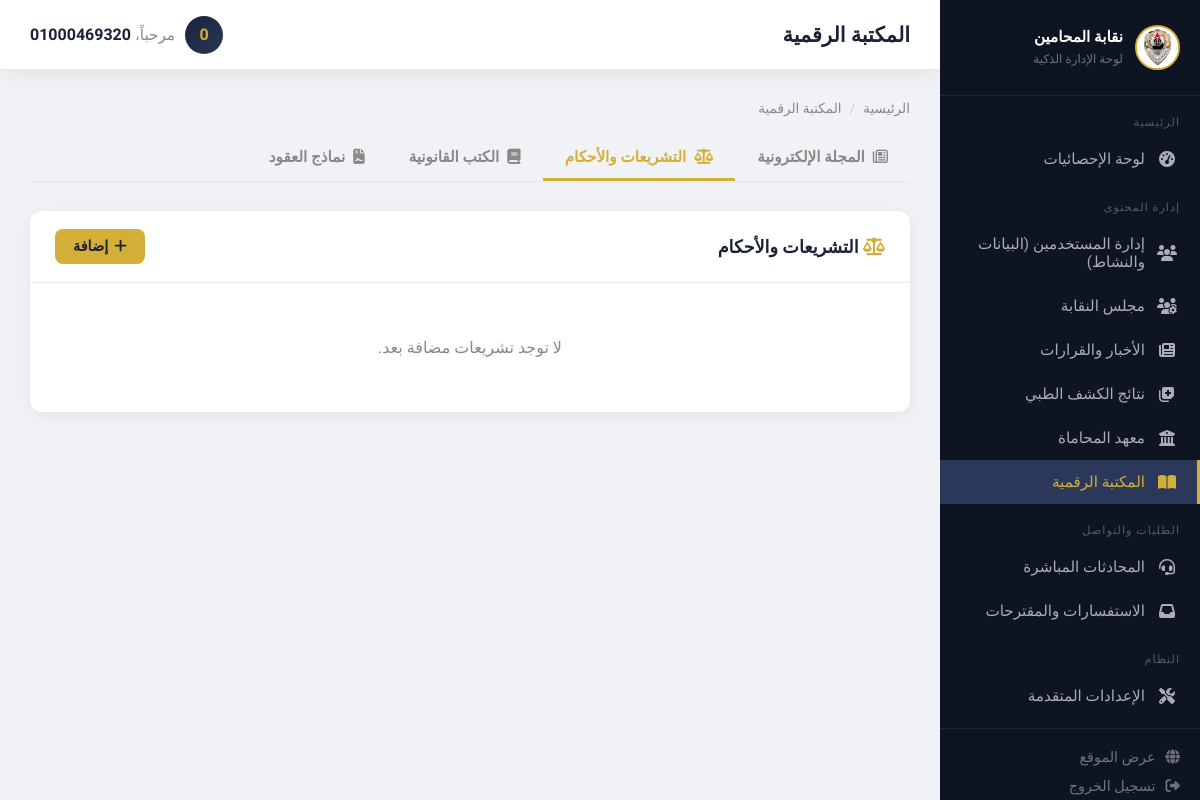
The app's page /dashboard/library/?section=legislations (signed in), older data.
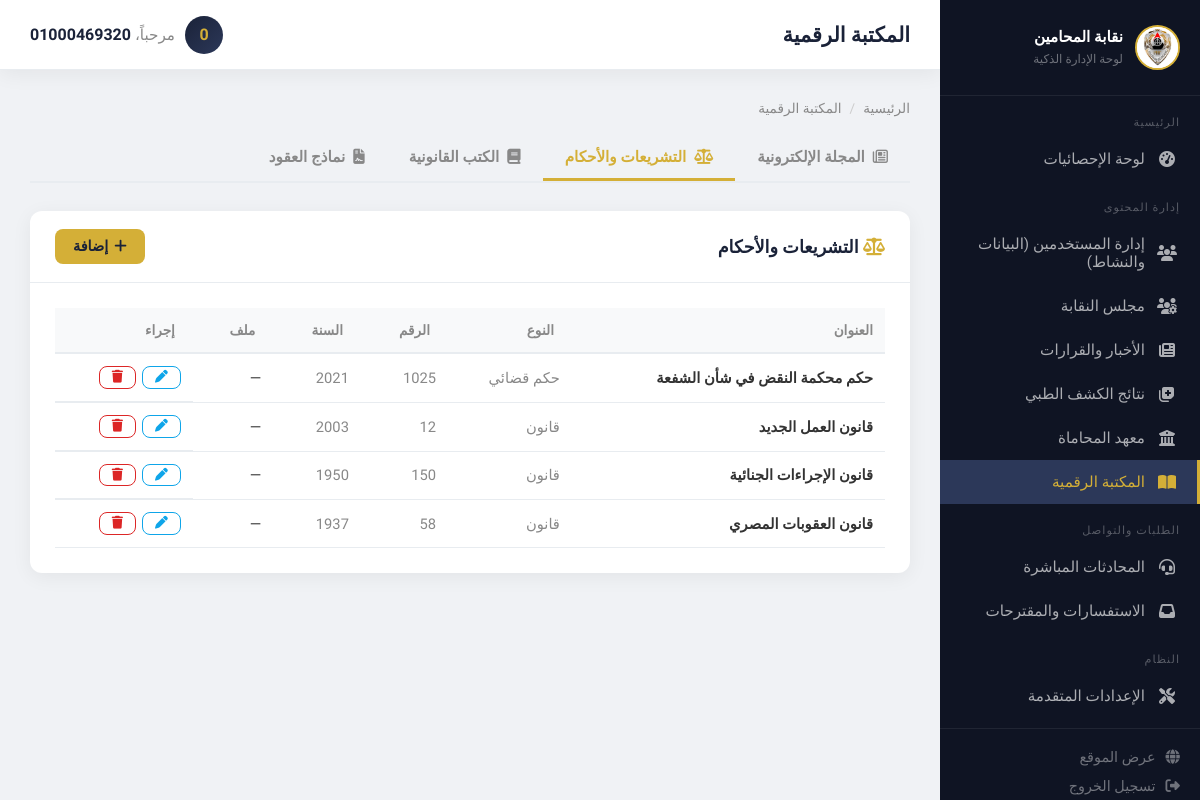
The same page, newer data.
### core/models.py (models this page shows, shortened)
class LibraryLegislation(models.Model):
    CATEGORY_CHOICES = [
        ('law',     'قانون'),
        ('decree',  'مرسوم / لائحة'),
        ('ruling',  'حكم قضائي'),
        ('circular','منشور / تعميم'),
        ('treaty',  'اتفاقية دولية'),
    ]
    title       = models.CharField(max_length=300, verbose_name="العنوان")
    category    = models.CharField(max_length=20, choices=CATEGORY_CHOICES, default='law', verbose_name="التصنيف")
    number      = models.CharField(max_length=100, blank=True, verbose_name="رقم القانون / الحكم")
    year        = models.CharField(max_length=10, blank=True, verbose_name="سنة الإصدار")
    description = models.TextField(blank=True, verbose_name="نبذة")
    file        = models.FileField(upload_to='library/legislation/', blank=True, null=True, verbose_name="ملف PDF")
    external_url= models.URLField(blank=True, max_length=800, verbose_name="رابط خارجي")
    is_active   = models.BooleanField(default=True, verbose_name="منشور")
    created_at  = models.DateTimeField(auto_now_add=True)
    class Meta:
        verbose_name = "تشريع / حكم"
        verbose_name_plural = "بوابة التشريعات والأحكام"
        ordering = ['-year', '-created_at']

### core/views.py (the view)
# urls.py: path('dashboard/library/', views.dashboard_library, name='dashboard_library'),
@user_passes_test(is_admin, login_url='/dashboard/login/')
def dashboard_library(request):
    section = request.GET.get('section', 'journals')
    sections = [
        ('journals', 'المجلة الإلكترونية', 'fa-regular fa-newspaper'),
        ('legislations', 'التشريعات والأحكام', 'fa-solid fa-scale-balanced'),
        ('books', 'الكتب القانونية', 'fa-solid fa-book'),
        ('contracts', 'نماذج العقود', 'fa-solid fa-file-contract'),
    ]
    ctx = {
        'section': section,
        'sections': sections,
        'journals':     LibraryJournal.objects.all(),
        'legislations': LibraryLegislation.objects.all(),
        'books':        LibraryBook.objects.all(),
        'contracts':    LibraryContract.objects.all(),
    }
    return render(request, 'dashboard/library.html', ctx)

### templates/dashboard/library.html (shortened to what this page needs)
{% extends 'dashboard/base.html' %}
{% block page_title %}المكتبة الرقمية{% endblock %}
{% block content %}
<div class="breadcrumb">
    <a href="{% url 'core:dashboard_home' %}">الرئيسية</a>
    <span class="sep">/</span> المكتبة الرقمية
</div>
<div style="display:flex;gap:0;border-bottom:2px solid var(--border);margin-bottom:28px;overflow-x:auto;">
    {% for s,label,icon in sections %}
    <a href="?section={{ s }}" style="display:flex;align-items:center;gap:8px;padding:12px 22px;font-weight:600;font-size:0.95rem;text-decoration:none;border-bottom:3px solid {% if section == s %}var(--gold){% else %}transparent{% endif %};color:{% if section == s %}var(--gold){% else %}var(--text-muted){% endif %};white-space:nowrap;transition:all .2s;">
        <i class="{{ icon }}"></i> {{ label }}
    </a>
    {% endfor %}
</div>
{% if section == 'journals' %}
<div class="card">
    <div class="card-header" style="display:flex;justify-content:space-between;align-items:center;">
        <h3><i class="fa-regular fa-newspaper" style="color:var(--gold);"></i> أعداد المجلة الإلكترونية</h3>
        <button onclick="document.getElementById('addJournalModal').style.display='flex'" class="btn btn-gold"><i class="fa-solid fa-plus"></i> إضافة عدد</button>
    </div>
    <div class="card-body">
        {% if journals %}
        <table style="width:100%;border-collapse:collapse;">
            <thead><tr style="background:var(--bg-dark);"><th style="padding:12px;text-align:right;">العنوان</th><th>العدد</th><th>التاريخ</th><th>ملف</th><th>الحالة</th><th>إجراء</th></tr></thead>
            <tbody>
            {% for j in journals %}
            <tr style="border-bottom:1px solid var(--border);">
                <td style="padding:12px;font-weight:600;">{{ j.title }}</td>
                <td style="padding:12px;color:var(--text-muted);">{{ j.issue_number|default:"—" }}</td>
                <td style="padding:12px;color:var(--text-muted);">{{ j.publish_date|default:"—" }}</td>
                <td style="padding:12px;">{% if j.file %}<a href="{{ j.file.url }}" target="_blank" class="btn btn-outline" style="padding:4px 12px;font-size:0.8rem;"><i class="fa-solid fa-download"></i></a>{% else %}—{% endif %}</td>
                <td style="padding:12px;"><span style="background:{% if j.is_active %}#dcfce7{% else %}#fef2f2{% endif %};color:{% if j.is_active %}#166534{% else %}#991b1b{% endif %};padding:3px 10px;border-radius:20px;font-size:0.8rem;">{% if j.is_active %}منشور{% else %}مخفي{% endif %}</span></td>
                <td style="padding:12px; display:flex; gap:6px;">
                    <a href="{% url 'core:dashboard_library_edit' 'journal' j.pk %}" class="btn btn-outline" style="padding:4px 12px;font-size:0.8rem;color:#0ea5e9;border-color:#0ea5e9;"><i class="fa-solid fa-pen"></i></a>
                    <form method="POST" action="{% url 'core:dashboard_library_delete' 'journal' j.pk %}" onsubmit="return confirm('هل أنت متأكد من الحذف؟')">{% csrf_token %}<button type="submit" class="btn btn-outline" style="padding:4px 12px;font-size:0.8rem;color:#dc2626;border-color:#dc2626;"><i class="fa-solid fa-trash"></i></button></form>
                </td>
            </tr>
            {% endfor %}
            </tbody>
        </table>
        {% else %}<p style="color:var(--text-muted);text-align:center;padding:30px;">لا توجد أعداد مضافة بعد.</p>{% endif %}
    </div>
</div>
<div id="addJournalModal" style="display:none;position:fixed;inset:0;background:rgba(0,0,0,.5);z-index:9999;align-items:center;justify-content:center;" onclick="if(event.target===this)this.style.display='none'">
    <div style="background:#fff;border-radius:16px;padding:32px;width:90%;max-width:540px;max-height:90vh;overflow-y:auto;">
        <h3 style="margin-bottom:24px;"><i class="fa-regular fa-newspaper" style="color:var(--gold);"></i> إضافة عدد جديد</h3>
        <form method="POST" action="{% url 'core:dashboard_library_add' 'journal' %}" enctype="multipart/form-data">
            {% csrf_token %}
            <div class="form-group"><label class="form-label">عنوان العدد *</label><input type="text" name="title" class="form-control" required></div>
            <div class="form-group"><label class="form-label">رقم العدد</label><input type="text" name="issue_number" class="form-control" placeholder="مثل: 15"></div>
            <div class="form-group"><label class="form-label">وصف العدد</label><textarea name="description" class="form-control" rows="3"></textarea></div>
            <div class="form-group"><label class="form-label">تاريخ الإصدار</label><input type="date" name="publish_date" class="form-control"></div>
            <div class="form-group"><label class="form-label">صورة الغلاف</label><input type="file" name="cover_image" class="form-control" accept="image/*"></div>
            <div class="form-group"><label class="form-label">ملف PDF</label><input type="file" name="file" class="form-control" accept=".pdf"></div>
            <label style="display:flex;align-items:center;gap:10px;margin-bottom:20px;"><input type="checkbox" name="is_active" checked style="width:18px;height:18px;accent-color:var(--gold);"> <span>نشر فوراً</span></label>
            <div style="display:flex;gap:12px;"><button type="submit" class="btn btn-gold"><i class="fa-solid fa-floppy-disk"></i> حفظ</button><button type="button" onclick="document.getElementById('addJournalModal').style.display='none'" class="btn btn-outline">إلغاء</button></div>
        </form>
    </div>
</div>
{% elif section == 'legislations' %}
<div class="card">
    <div class="card-header" style="display:flex;justify-content:space-between;align-items:center;">
        <h3><i class="fa-solid fa-scale-balanced" style="color:var(--gold);"></i> التشريعات والأحكام</h3>
        <button onclick="document.getElementById('addLegModal').style.display='flex'" class="btn btn-gold"><i class="fa-solid fa-plus"></i> إضافة</button>
    </div>
    <div class="card-body">
        {% if legislations %}
        <table style="width:100%;border-collapse:collapse;">
            <thead><tr style="background:var(--bg-dark);"><th style="padding:12px;text-align:right;">العنوان</th><th>النوع</th><th>الرقم</th><th>السنة</th><th>ملف</th><th>إجراء</th></tr></thead>
            <tbody>
            {% for leg in legislations %}
            <tr style="border-bottom:1px solid var(--border);">
                <td style="padding:12px;font-weight:600;">{{ leg.title }}</td>
                <td style="padding:12px;color:var(--text-muted);">{{ leg.get_category_display }}</td>
                <td style="padding:12px;color:var(--text-muted);">{{ leg.number|default:"—" }}</td>
                <td style="padding:12px;color:var(--text-muted);">{{ leg.year|default:"—" }}</td>
                <td style="padding:12px;">{% if leg.file %}<a href="{{ leg.file.url }}" target="_blank" class="btn btn-outline" style="padding:4px 12px;font-size:0.8rem;"><i class="fa-solid fa-download"></i></a>{% elif leg.external_url %}<a href="{{ leg.external_url }}" target="_blank" class="btn btn-outline" style="padding:4px 12px;font-size:0.8rem;"><i class="fa-solid fa-link"></i></a>{% else %}—{% endif %}</td>
                <td style="padding:12px; display:flex; gap:6px;">
                    <a href="{% url 'core:dashboard_library_edit' 'legislation' leg.pk %}" class="btn btn-outline" style="padding:4px 12px;font-size:0.8rem;color:#0ea5e9;border-color:#0ea5e9;"><i class="fa-solid fa-pen"></i></a>
                    <form method="POST" action="{% url 'core:dashboard_library_delete' 'legislation' leg.pk %}" onsubmit="return confirm('هل أنت متأكد؟')">{% csrf_token %}<button type="submit" class="btn btn-outline" style="padding:4px 12px;font-size:0.8rem;color:#dc2626;border-color:#dc2626;"><i class="fa-solid fa-trash"></i></button></form>
                </td>
            </tr>
            {% endfor %}
            </tbody>
        </table>
        {% else %}<p style="color:var(--text-muted);text-align:center;padding:30px;">لا توجد تشريعات مضافة بعد.</p>{% endif %}
    </div>
</div>
{% endif %}
{% endblock %}

### templates/dashboard/base.html (shortened to what this page needs)
<!DOCTYPE html>
<html lang="ar" dir="rtl">
{% load static %}
<head>
    <link rel="stylesheet" href="https://cdnjs.cloudflare.com/ajax/libs/font-awesome/6.4.0/css/all.min.css">
</head>
<body>
    <aside class="sidebar">
        <div class="sidebar-brand">
            <img src="{% static 'img/logo.jpg' %}" alt="Logo" style="width: 45px; height: 45px; object-fit: contain; border-radius: 50%; border: 2px solid var(--gold); background: white;">
            <div>
                <h2>نقابة المحامين</h2>
                <span>لوحة الإدارة الذكية</span>
            </div>
        </div>
        <div style="flex: 1; overflow-y: auto; padding-bottom: 10px;">
            <div class="nav-section-title">الرئيسية</div>
            <a href="{% url 'core:dashboard_home' %}" class="nav-item {% if request.resolver_match.url_name == 'dashboard_home' %}active{% endif %}">
                <i class="fa-solid fa-gauge-high"></i> لوحة الإحصائيات
            </a>
            <div class="nav-section-title">إدارة المحتوى</div>
            <a href="{% url 'core:dashboard_users' %}" class="nav-item {% if 'user' in request.resolver_match.url_name %}active{% endif %}">
                <i class="fa-solid fa-users"></i> إدارة المستخدمين (البيانات والنشاط)
            </a>
            <a href="{% url 'core:dashboard_council' %}" class="nav-item {% if 'council' in request.resolver_match.url_name %}active{% endif %}">
                <i class="fa-solid fa-users-gear"></i> مجلس النقابة
            </a>
            <a href="{% url 'core:dashboard_news' %}" class="nav-item {% if 'news' in request.resolver_match.url_name %}active{% endif %}">
                <i class="fa-solid fa-newspaper"></i> الأخبار والقرارات
            </a>
            <a href="{% url 'core:dashboard_medical_exams' %}" class="nav-item {% if 'medical_exam' in request.resolver_match.url_name %}active{% endif %}">
                <i class="fa-solid fa-notes-medical"></i> نتائج الكشف الطبي
            </a>
            <a href="{% url 'core:dashboard_institute' %}" class="nav-item {% if 'institute' in request.resolver_match.url_name %}active{% endif %}">
                <i class="fa-solid fa-building-columns"></i> معهد المحاماة
            </a>
            <a href="{% url 'core:dashboard_library' %}" class="nav-item {% if 'library' in request.resolver_match.url_name %}active{% endif %}">
                <i class="fa-solid fa-book-open"></i> المكتبة الرقمية
            </a>
            <div class="nav-section-title">الطلبات والتواصل</div>
            <a href="{% url 'core:dashboard_livechat' %}" class="nav-item {% if 'livechat' in request.resolver_match.url_name %}active{% endif %}">
                <i class="fa-solid fa-headset"></i> المحادثات المباشرة
            </a>
            <a href="{% url 'core:dashboard_complaints' %}" class="nav-item {% if 'complaint' in request.resolver_match.url_name %}active{% endif %}">
                <i class="fa-solid fa-inbox"></i> الاستفسارات والمقترحات
            </a>
            <div class="nav-section-title">النظام</div>
            <a href="{% url 'core:dashboard_settings' %}" class="nav-item {% if 'settings' in request.resolver_match.url_name %}active{% endif %}">
                <i class="fa-solid fa-screwdriver-wrench"></i> الإعدادات المتقدمة
            </a>
        </div>
        <div class="sidebar-footer">
            <a href="{% url 'core:home' %}" target="_blank">
                <i class="fa-solid fa-globe"></i>
                <span>عرض الموقع</span>
            </a>
            <a href="{% url 'core:dashboard_logout' %}" style="margin-top: 12px;">
                <i class="fa-solid fa-right-from-bracket"></i>
                <span>تسجيل الخروج</span>
            </a>
        </div>
    </aside>
    <div class="main-wrapper">
        <header class="topbar">
            <div style="display:flex; align-items:center; gap:12px;">
                <h1>{% block page_title %}لوحة التحكم{% endblock %}</h1>
            </div>
            <div class="topbar-user">
                <div class="avatar">{{ request.user.username|first|upper }}</div>
                <div>
                    <span>مرحباً،</span>
                    <strong>{{ request.user.get_full_name|default:request.user.username }}</strong>
                </div>
            </div>
        </header>
        <div class="page-content">
            {% block content %}{% endblock %}
        </div>
    </div>
</body>
</html>

Row changes from the older to the newer data that the page shows:
added LibraryLegislation: title "حكم محكمة النقض في شأن الشفعة", category "حكم قضائي", number "1025", year "2021"
added LibraryLegislation: title "قانون العمل الجديد", category "قانون", number "12", year "2003"
added LibraryLegislation: title "قانون الإجراءات الجنائية", category "قانون", number "150", year "1950"
added LibraryLegislation: title "قانون العقوبات المصري", category "قانون", number "58", year "1937"
Text that changed along with them:
text no longer shown: "لا توجد تشريعات مضافة بعد."
text now shown: "العنوان النوع الرقم السنة ملف إجراء"
